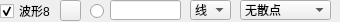
                   <widget class="QWidget" name="widget_8" native="true">
                    <property name="minimumSize">
                     <size>
                      <width>0</width>
                      <height>22</height>
                     </size>
                    </property>
                    <property name="maximumSize">
                     <size>
                      <width>16777215</width>
                      <height>22</height>
                     </size>
                    </property>
                    <widget class="QLineEdit" name="txtValueCurve8">
                     <property name="geometry">
                      <rect>
                       <x>110</x>
                       <y>0</y>
                       <width>71</width>
                       <height>20</height>
                      </rect>
                     </property>
                     <property name="text">
                      <string/>
                     </property>
                    </widget>
                    <widget class="QRadioButton" name="rdoBoldCurve8">
                     <property name="geometry">
                      <rect>
                       <x>90</x>
                       <y>3</y>
                       <width>16</width>
                       <height>16</height>
                      </rect>
                     </property>
                     <property name="text">
                      <string/>
                     </property>
                     <property name="checked">
                      <bool>false</bool>
                     </property>
                    </widget>
                    <widget class="QCheckBox" name="chkVisibleCurve8">
                     <property name="geometry">
                      <rect>
                       <x>0</x>
                       <y>3</y>
                       <width>53</width>
                       <height>16</height>
                      </rect>
                     </property>
                     <property name="text">
                      <string>波形8</string>
                     </property>
                     <property name="checked">
                      <bool>true</bool>
                     </property>
                    </widget>
                    <widget class="QPushButton" name="btnColourCurve8">
                     <property name="geometry">
                      <rect>
                       <x>60</x>
                       <y>0</y>
                       <width>21</width>
                       <height>21</height>
                      </rect>
                     </property>
                     <property name="text">
                      <string/>
                     </property>
                    </widget>
                    <widget class="QComboBox" name="cmbLineStyle8">
                     <property name="geometry">
                      <rect>
                       <x>190</x>
                       <y>0</y>
                       <width>41</width>
                       <height>20</height>
                      </rect>
                     </property>
                     <property name="currentIndex">
                      <number>1</number>
                     </property>
                     <item>
                      <property name="text">
                       <string>点</string>
                      </property>
                     </item>
                     <item>
                      <property name="text">
                       <string>线</string>
                      </property>
                     </item>
                     <item>
                      <property name="text">
                       <string>左</string>
                      </property>
                     </item>
                     <item>
                      <property name="text">
                       <string>右</string>
                      </property>
                     </item>
                     <item>
                      <property name="text">
                       <string>中</string>
                      </property>
                     </item>
                     <item>
                      <property name="text">
                       <string>积</string>
                      </property>
                     </item>
                    </widget>
                    <widget class="QComboBox" name="cmbScatterStyle8">
                     <property name="geometry">
                      <rect>
                       <x>240</x>
                       <y>0</y>
                       <width>91</width>
                       <height>20</height>
                      </rect>
                     </property>
                     <property name="focusPolicy">
                      <enum>Qt::WheelFocus</enum>
                     </property>
                     <property name="maxVisibleItems">
                      <number>20</number>
                     </property>
                     <item>
                      <property name="text">
                       <string>无散点</string>
                      </property>
                      <property name="icon">
                       <iconset resource="res.qrc">
                        <normaloff>:/pic/ssNone.png</normaloff>:/pic/ssNone.png</iconset>
                      </property>
                     </item>
                     <item>
                      <property name="text">
                       <string>x形</string>
                      </property>
                      <property name="icon">
                       <iconset resource="res.qrc">
                        <normaloff>:/pic/ssCross.png</normaloff>:/pic/ssCross.png</iconset>
                      </property>
                     </item>
                     <item>
                      <property name="text">
                       <string>+形</string>
                      </property>
                      <property name="icon">
                       <iconset resource="res.qrc">
                        <normaloff>:/pic/ssPlus.png</normaloff>:/pic/ssPlus.png</iconset>
                      </property>
                     </item>
                     <item>
                      <property name="text">
                       <string>空心圆</string>
                      </property>
                      <property name="icon">
                       <iconset resource="res.qrc">
                        <normaloff>:/pic/ssCircle.png</normaloff>:/pic/ssCircle.png</iconset>
                      </property>
                     </item>
                     <item>
                      <property name="text">
                       <string>实心圆</string>
                      </property>
                      <property name="icon">
                       <iconset resource="res.qrc">
                        <normaloff>:/pic/ssDisc.png</normaloff>:/pic/ssDisc.png</iconset>
                      </property>
                     </item>
                     <item>
                      <property name="text">
                       <string>矩形</string>
                      </property>
                      <property name="icon">
                       <iconset resource="res.qrc">
                        <normaloff>:/pic/ssSquare.png</normaloff>:/pic/ssSquare.png</iconset>
                      </property>
                     </item>
                     <item>
                      <property name="text">
                       <string>菱形</string>
                      </property>
                      <property name="icon">
                       <iconset resource="res.qrc">
                        <normaloff>:/pic/ssDiamond.png</normaloff>:/pic/ssDiamond.png</iconset>
                      </property>
                     </item>
                     <item>
                      <property name="text">
                       <string>星形</string>
                      </property>
                      <property name="icon">
                       <iconset resource="res.qrc">
                        <normaloff>:/pic/ssStar.png</normaloff>:/pic/ssStar.png</iconset>
                      </property>
                     </item>
                     <item>
                      <property name="text">
                       <string>正三角</string>
                      </property>
                      <property name="icon">
                       <iconset resource="res.qrc">
                        <normaloff>:/pic/ssTriangle.png</normaloff>:/pic/ssTriangle.png</iconset>
                      </property>
                     </item>
                     <item>
                      <property name="text">
                       <string>倒三角</string>
                      </property>
                      <property name="icon">
                       <iconset resource="res.qrc">
                        <normaloff>:/pic/ssTriangleInverted.png</normaloff>:/pic/ssTriangleInverted.png</iconset>
                      </property>
                     </item>
                     <item>
                      <property name="text">
                       <string>x框</string>
                      </property>
                      <property name="icon">
                       <iconset resource="res.qrc">
                        <normaloff>:/pic/ssCrossSquare.png</normaloff>:/pic/ssCrossSquare.png</iconset>
                      </property>
                     </item>
                     <item>
                      <property name="text">
                       <string>+框</string>
                      </property>
                      <property name="icon">
                       <iconset resource="res.qrc">
                        <normaloff>:/pic/ssPlusSquare.png</normaloff>:/pic/ssPlusSquare.png</iconset>
                      </property>
                     </item>
                     <item>
                      <property name="text">
                       <string>x圆</string>
                      </property>
                      <property name="icon">
                       <iconset resource="res.qrc">
                        <normaloff>:/pic/ssCrossCircle.png</normaloff>:/pic/ssCrossCircle.png</iconset>
                      </property>
                     </item>
                     <item>
                      <property name="text">
                       <string>+圆</string>
                      </property>
                      <property name="icon">
                       <iconset resource="res.qrc">
                        <normaloff>:/pic/ssPlusCircle.png</normaloff>:/pic/ssPlusCircle.png</iconset>
                      </property>
                     </item>
                     <item>
                      <property name="text">
                       <string>和平</string>
                      </property>
                      <property name="icon">
                       <iconset resource="res.qrc">
                        <normaloff>:/pic/ssPeace.png</normaloff>:/pic/ssPeace.png</iconset>
                      </property>
                     </item>
                    </widget>
                   </widget>
